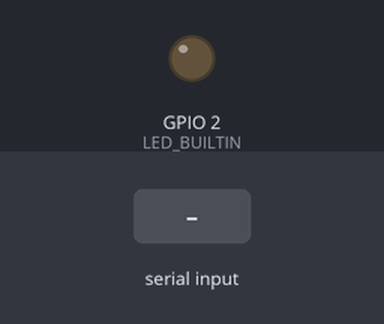
Recording of a sketch running on a simulated ESP8266 (NodeMCU). Shown: output pins drawn as LEDs (lit = HIGH, except the on-board LED, lit = LOW). The inputs (shaded band) are chosen by the test bench. WiFi joins after 1.5 s; servers stay silent unless stated; what the sketch prints to the serial monitor is not drawn.

Above: at 4.3 s.
4.4 s: "trigger\n" received over Serial
At 6.6 s:
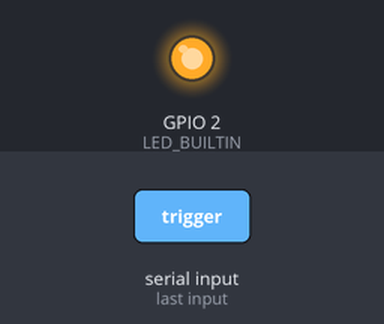
6.9 s: "untrigger\n" received over Serial
At 8.7 s:
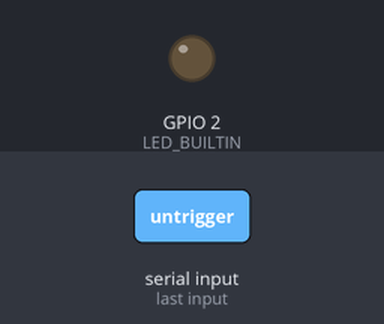
Timing chart, 0 to 10.2 s (numbered marks = the images above; inputs shaded):
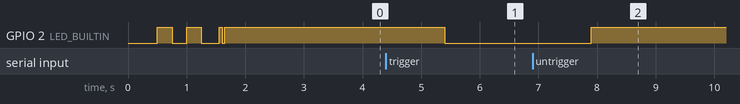

Measured:
- after the input at 4.4 s, GPIO 2 (LED_BUILTIN): HIGH → LOW after 1.0 s
- after the input at 6.9 s, GPIO 2 (LED_BUILTIN): LOW → HIGH after 1.0 s

The sketch:

arduino_to_erm_esp8266.ino
```cpp
// Load Wi-Fi library
#include <ESP8266WiFi.h>

// These pins correlate to polling from IP
// http://192.168.0.XXX/1 = PIN_1 below.
#define PIN_1 15
#define PIN_2 17
#define PIN_3 18
#define PIN_4 19

// Replace with your network credentials
const char* ssid = "Hitron11330-EasyConnect";
const char* password = "D6DFBHitron";

// Set your Static IP address
// This is what is used to connect to it in ERM
// IMPORTANT: This must be unique for each arduino!
IPAddress local_IP(192, 168, 0, 222);


// Set your Gateway IP address
IPAddress gateway(192, 168, 0, 1);

IPAddress subnet(255, 255, 255, 0);
IPAddress primaryDNS(8, 8, 8, 8);    //optional
IPAddress secondaryDNS(8, 8, 4, 4);  //optional

// Set web server port number to 80
WiFiServer server(80);

bool testPin = false;

void setup() {
  Serial.begin(115200);
  while (!Serial) {
  }

  // Initialize the input variables as input
  pinMode(PIN_1, INPUT);
  pinMode(PIN_2, INPUT);
  pinMode(PIN_3, INPUT);
  pinMode(PIN_4, INPUT);
  pinMode(LED_BUILTIN, OUTPUT);

  // Configures static IP address
  if (!WiFi.config(local_IP, gateway, subnet, primaryDNS, secondaryDNS)) {
    Serial.println("STA Failed to configure, DHCP error! Using random assigned IP!");
    Serial.println("Please update router settings to allow DHCP and static IP.");
  }

  // Connect to Wi-Fi network with SSID and password
  Serial.print("\n\n\nConnecting to ");
  Serial.println(ssid);
  WiFi.begin(ssid, password);
  bool blink = false;
  while (WiFi.status() != WL_CONNECTED) {
    delay(250);  // LED BLINKS WHEN TRYING TO CONNECT
    if (blink) {
      digitalWrite(LED_BUILTIN, HIGH);
      blink = false;
    } else {
      digitalWrite(LED_BUILTIN, LOW);
      blink = true;
    }
    Serial.print(".");
  }
  // Print local IP address and start web server
  Serial.println("");
  Serial.println("WiFi connected.");
  Serial.println("IP address: ");
  Serial.println(WiFi.localIP());
  server.begin();
  // BLINK A FEW TIMES FAST TO SIGNIFIY INITIALIZATION COMPLETE
  digitalWrite(LED_BUILTIN, LOW);
  delay(50);
  digitalWrite(LED_BUILTIN, HIGH);
  delay(50);
  digitalWrite(LED_BUILTIN, LOW);
  delay(50);
  digitalWrite(LED_BUILTIN, HIGH);
}

void CheckPin(WiFiClient& client, int pin) {
  String status = (digitalRead(pin) == HIGH) ? "triggered" : "not triggered";
  status = (testPin == true) ? "triggered" : status; // IF TESTPIN TRIGGERED, CHANGE, ELSE, GO TO READ FROM ABOVE.
  client.println("HTTP/1.1 200 OK");
  client.println("Content-Type: text/plain");
  client.println("Access-Control-Allow-Origin: *");  // ERM will not be able to connect without this header!
  client.println();
  client.print(status);
}

// Actual request handler
void processRequest(WiFiClient& client, String requestStr) {
  // Send back different response based on request string
  if (requestStr.startsWith("GET /1")) {
    CheckPin(client, PIN_1);
  } else if (requestStr.startsWith("GET /2")) {
    CheckPin(client, PIN_2);
  } else if (requestStr.startsWith("GET /3")) {
    CheckPin(client, PIN_3);
  } else if (requestStr.startsWith("GET /4")) {
    CheckPin(client, PIN_4);
  } else {  // when ip is called with no request
    Serial.println("Polled.");
    client.println("HTTP/1.1 200 OK");
    client.println("Content-Type: text/html");
    client.println();
    client.println("<!DOCTYPE HTML>");
    client.println("<html>");
    client.println("<head>");
    client.println("<style>");
    client.println("body { background-color: #111111; font-family:Roboto }");
    client.println("h1 { color: #ffffff; }");
    client.println("h3 { color: #999999; }");
    client.println("</style>");
    client.println("</head>");
    client.println("<body {background-color: #111111;}>");
    client.println("<img src='https://static.wixstatic.com/media/6e6fcf_230f10c631da4717a2d87b0e96cd93f9~mv2_d_8001_4178_s_4_2.png/v1/crop/x_2,y_943,w_7999,h_2240/fill/w_489,h_137,al_c,q_85,usm_0.66_1.00_0.01,enc_auto/OE8_Primrary2_White.png' alt='Wix.com'>");
    client.println("<h1>Arduino to Escape Room Master</h1>");
    client.println("<h1>By Ryan</h1>");
    client.println("<h3>I'm working just fine.</h3>");
    client.println("</body>");
    client.println("</html>");
  }
}

// DO NOT TOUCH
// If having trouble connecting, signal may be weak.
void listenForWifiClients() {
  // listen for incoming clients
  WiFiClient client = server.available();
  if (client) {
    // Grab the first HTTP header (GET /status HTTP/1.1)
    String requestStr;
    boolean firstLine = true;
    // an http request ends with a blank line
    boolean currentLineIsBlank = true;
    while (client.connected()) {
      if (client.available()) {
        char c = client.read();
        // if you've gotten to the end of the line (received a newline
        // character) and the line is blank, the http request has ended,
        // so you can send a reply
        if (c == '\n' && currentLineIsBlank) {
          processRequest(client, requestStr);
          break;
        }
        if (c == '\n') {
          // you're starting a new line
          currentLineIsBlank = true;
          firstLine = false;
        } else if (c != '\r') {
          // you've gotten a character on the current line
          currentLineIsBlank = false;

          if (firstLine) {
            requestStr.concat(c);
          }
        }
      }
    }
    // give the web browser time to receive the data
    delay(100);  // change based off lag.
    // close the connection:
    client.stop();
  }
}

void loop() {
  listenForWifiClients();
  // COMMAND TO TEST IF TRIGGER WORKS
  while (Serial.available() == 0) {
    listenForWifiClients();
  }
  String ch = Serial.readString();
  ch.trim();
  if (ch == "trigger") {
    testPin = true;
    Serial.println("Triggered");
    digitalWrite(LED_BUILTIN, LOW);
  }
  if (ch == "untrigger") {
    testPin = false;
    Serial.println("Untriggered");
    digitalWrite(LED_BUILTIN, HIGH);
  }
}
```
